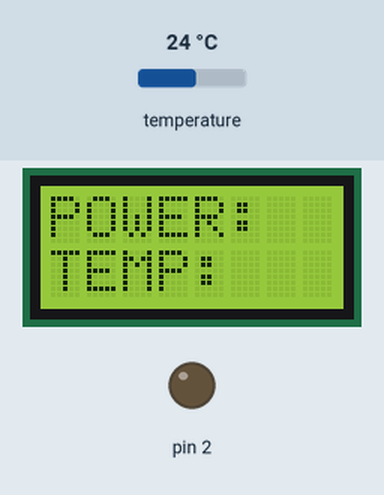
Recording of a sketch running on a simulated Arduino Uno, built with avr-gcc and run on an emulated ATmega328P. Parts: 8×2 character LCD, output pins drawn as LEDs (lit = HIGH). The test bench sets the inputs (shaded band); at power-on: temperature 24 °C. What the sketch prints to the serial monitor is not drawn.

Above: at 0.1 s.
At 2.9 s:
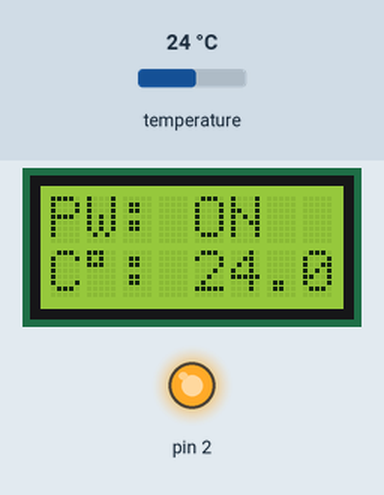
Timing chart, 0 to 4.4 s (numbered marks = the images above):
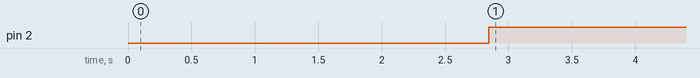

The sketch:

thermostat.ino
```cpp
#include <LiquidCrystal.h>
#include <OneWire.h>
#include <DallasTemperature.h>

// Temperature sensor connection on pin 4
#define ONE_WIRE_BUS 4

float temperature;
int thermostat_setting = 37; //if gets higher than 37 degrees switches power off

OneWire oneWire(ONE_WIRE_BUS);
DallasTemperature sensors(&oneWire);

//Display connections
//LiquidCrystal  (RS, E, D4, D5, D6, D7);
LiquidCrystal lcd(7, 8, 9, 10, 11, 12);

void setup()
  {
  //Relay pin 2
  pinMode(2,OUTPUT);
  digitalWrite(2,LOW);
  Serial.begin(9600);
  sensors.begin();

  lcd.begin(8, 2);
  lcd.setCursor(0,0);
  lcd.print("POWER:");
  lcd.setCursor(0,1);
  lcd.print("TEMP:");
  delay(2000);
  }

void loop()
  {
  sensors.requestTemperatures();
  temperature = sensors.getTempCByIndex(0);
  Serial.println(temperature, 1);

  if (temperature < thermostat_setting) {
    digitalWrite(2,HIGH);
    lcd.setCursor(0,0);
    lcd.print("PW: ");
    lcd.print("ON ");
    lcd.setCursor(0,1);
    lcd.print("C");
    lcd.print((char)223);
    lcd.print(": ");
    lcd.print(temperature, 1);
    delay(20000);
  }
  else {
    digitalWrite(2,LOW);
    lcd.setCursor(0,0);
    lcd.print("PW: ");
    lcd.print("OFF");
    lcd.setCursor(0,1);
    lcd.print("C");
    lcd.print((char)223);
    lcd.print(": ");
    lcd.print(temperature, 1);
    // if temperature gets high cool off for a while
    delay(1800000);
  }

  }
```

Measured:
- by itself, pin 2: LOW → HIGH at 2.8 s
